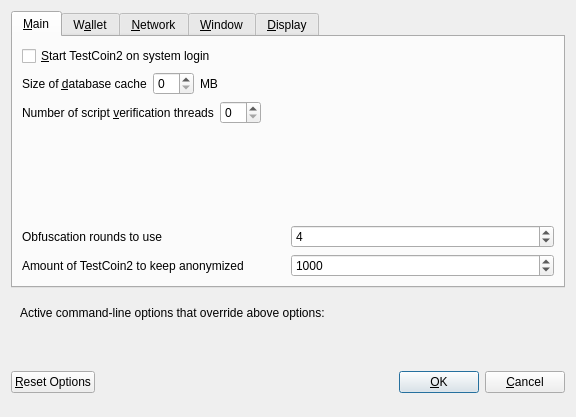
<?xml version="1.0" encoding="UTF-8"?>
<ui version="4.0">
 <class>OptionsDialog</class>
 <widget class="QDialog" name="OptionsDialog">
  <property name="geometry">
   <rect>
    <x>0</x>
    <y>0</y>
    <width>576</width>
    <height>417</height>
   </rect>
  </property>
  <property name="windowTitle">
   <string>Options</string>
  </property>
  <property name="modal">
   <bool>true</bool>
  </property>
  <layout class="QVBoxLayout" name="verticalLayout">
   <item>
    <widget class="QTabWidget" name="tabWidget">
     <property name="currentIndex">
      <number>0</number>
     </property>
     <widget class="QWidget" name="tabMain">
      <attribute name="title">
       <string>&amp;Main</string>
      </attribute>
      <layout class="QVBoxLayout" name="verticalLayout_Main">
       <item>
        <widget class="QCheckBox" name="bitcoinAtStartup">
         <property name="toolTip">
          <string>Automatically start TestCoin2 after logging in to the system.</string>
         </property>
         <property name="text">
          <string>&amp;Start TestCoin2 on system login</string>
         </property>
        </widget>
       </item>
       <item>
        <layout class="QHBoxLayout" name="horizontalLayout_2_Main">
         <item>
          <widget class="QLabel" name="databaseCacheLabel">
           <property name="text">
            <string>Size of &amp;database cache</string>
           </property>
           <property name="textFormat">
            <enum>Qt::PlainText</enum>
           </property>
           <property name="buddy">
            <cstring>databaseCache</cstring>
           </property>
          </widget>
         </item>
         <item>
          <widget class="QSpinBox" name="databaseCache"/>
         </item>
         <item>
          <widget class="QLabel" name="databaseCacheUnitLabel">
           <property name="text">
            <string>MB</string>
           </property>
           <property name="textFormat">
            <enum>Qt::PlainText</enum>
           </property>
          </widget>
         </item>
         <item>
          <spacer name="horizontalSpacer_2_Main">
           <property name="orientation">
            <enum>Qt::Horizontal</enum>
           </property>
           <property name="sizeHint" stdset="0">
            <size>
             <width>40</width>
             <height>20</height>
            </size>
           </property>
          </spacer>
         </item>
        </layout>
       </item>
       <item>
        <layout class="QHBoxLayout" name="horizontalLayout_3_Main">
         <item>
          <widget class="QLabel" name="threadsScriptVerifLabel">
           <property name="text">
            <string>Number of script &amp;verification threads</string>
           </property>
           <property name="textFormat">
            <enum>Qt::PlainText</enum>
           </property>
           <property name="buddy">
            <cstring>threadsScriptVerif</cstring>
           </property>
          </widget>
         </item>
         <item>
          <widget class="QSpinBox" name="threadsScriptVerif">
           <property name="toolTip">
            <string>(0 = auto, &lt;0 = leave that many cores free)</string>
           </property>
          </widget>
         </item>
         <item>
          <spacer name="horizontalSpacer_3_Main">
           <property name="orientation">
            <enum>Qt::Horizontal</enum>
           </property>
           <property name="sizeHint" stdset="0">
            <size>
             <width>40</width>
             <height>20</height>
            </size>
           </property>
          </spacer>
         </item>
        </layout>
       </item>
       <item>
        <spacer name="verticalSpacer_Main">
         <property name="orientation">
          <enum>Qt::Vertical</enum>
         </property>
         <property name="sizeHint" stdset="0">
          <size>
           <width>20</width>
           <height>40</height>
          </size>
         </property>
        </spacer>
       </item>
       <item>
        <layout class="QHBoxLayout" name="horizontalLayout_4_Main">
         <item>
          <widget class="QLabel" name="label">
           <property name="toolTip">
            <string>This setting determines the amount of individual masternodes that an input will be anonymized through.&lt;br/&gt;More rounds of anonymization gives a higher degree of privacy, but also costs more in fees.</string>
           </property>
           <property name="text">
            <string>Obfuscation rounds to use</string>
           </property>
          </widget>
         </item>
         <item>
          <widget class="QSpinBox" name="obfuscationRounds">
           <property name="minimum">
            <number>2</number>
           </property>
           <property name="maximum">
            <number>8</number>
           </property>
           <property name="value">
            <number>4</number>
           </property>
          </widget>
         </item>
        </layout>
       </item>
       <item>
        <layout class="QHBoxLayout" name="horizontalLayout">
         <item>
          <widget class="QLabel" name="label_2">
           <property name="toolTip">
            <string>This amount acts as a threshold to turn off Obfuscation once it's reached.</string>
           </property>
           <property name="statusTip">
            <string notr="true"/>
           </property>
           <property name="whatsThis">
            <string notr="true"/>
           </property>
           <property name="accessibleName">
            <string notr="true"/>
           </property>
           <property name="accessibleDescription">
            <string notr="true"/>
           </property>
           <property name="text">
            <string>Amount of TestCoin2 to keep anonymized</string>
           </property>
          </widget>
         </item>
         <item>
          <widget class="QSpinBox" name="anonymizeTestcoin2">
           <property name="minimum">
            <number>100</number>
           </property>
           <property name="maximum">
            <number>100000</number>
           </property>
           <property name="singleStep">
            <number>100</number>
           </property>
           <property name="value">
            <number>1000</number>
           </property>
          </widget>
         </item>
        </layout>
       </item>
      </layout>
     </widget>
     <widget class="QWidget" name="tabWallet">
      <attribute name="title">
       <string>W&amp;allet</string>
      </attribute>
      <layout class="QVBoxLayout" name="verticalLayout_Wallet">
       <item>
        <widget class="QGroupBox" name="groupBox">
         <property name="title">
          <string>Expert</string>
         </property>
         <layout class="QVBoxLayout" name="verticalLayout_2">
          <item>
           <widget class="QCheckBox" name="coinControlFeatures">
            <property name="toolTip">
             <string>Whether to show coin control features or not.</string>
            </property>
            <property name="text">
             <string>Enable coin &amp;control features</string>
            </property>
           </widget>
          </item>
          <item>
           <widget class="QCheckBox" name="showMasternodesTab">
            <property name="toolTip">
             <string>Show additional tab listing all your masternodes in first sub-tab&lt;br/&gt;and all masternodes on the network in second sub-tab.</string>
            </property>
            <property name="text">
             <string>Show Masternodes Tab</string>
            </property>
           </widget>
          </item>
          <item>
           <widget class="QCheckBox" name="spendZeroConfChange">
            <property name="toolTip">
             <string>If you disable the spending of unconfirmed change, the change from a transaction&lt;br/&gt;cannot be used until that transaction has at least one confirmation.&lt;br/&gt;This also affects how your balance is computed.</string>
            </property>
            <property name="text">
             <string>&amp;Spend unconfirmed change</string>
            </property>
           </widget>
          </item>
         </layout>
        </widget>
       </item>
       <item>
        <spacer name="verticalSpacer_Wallet">
         <property name="orientation">
          <enum>Qt::Vertical</enum>
         </property>
         <property name="sizeHint" stdset="0">
          <size>
           <width>20</width>
           <height>40</height>
          </size>
         </property>
        </spacer>
       </item>
      </layout>
     </widget>
     <widget class="QWidget" name="tabNetwork">
      <attribute name="title">
       <string>&amp;Network</string>
      </attribute>
      <layout class="QVBoxLayout" name="verticalLayout_Network">
       <item>
        <widget class="QCheckBox" name="mapPortUpnp">
         <property name="toolTip">
          <string>Automatically open the TestCoin2 client port on the router. This only works when your router supports UPnP and it is enabled.</string>
         </property>
         <property name="text">
          <string>Map port using &amp;UPnP</string>
         </property>
        </widget>
       </item>
       <item>
        <widget class="QCheckBox" name="allowIncoming">
         <property name="toolTip">
          <string>Accept connections from outside</string>
         </property>
         <property name="text">
          <string>Allow incoming connections</string>
         </property>
        </widget>
       </item>
       <item>
        <widget class="QCheckBox" name="connectSocks">
         <property name="toolTip">
          <string>Connect to the TestCoin2 network through a SOCKS5 proxy.</string>
         </property>
         <property name="text">
          <string>&amp;Connect through SOCKS5 proxy (default proxy):</string>
         </property>
        </widget>
       </item>
       <item>
        <layout class="QHBoxLayout" name="horizontalLayout_1_Network">
         <item>
          <widget class="QLabel" name="proxyIpLabel">
           <property name="text">
            <string>Proxy &amp;IP:</string>
           </property>
           <property name="textFormat">
            <enum>Qt::PlainText</enum>
           </property>
           <property name="buddy">
            <cstring>proxyIp</cstring>
           </property>
          </widget>
         </item>
         <item>
          <widget class="QValidatedLineEdit" name="proxyIp">
           <property name="minimumSize">
            <size>
             <width>140</width>
             <height>0</height>
            </size>
           </property>
           <property name="maximumSize">
            <size>
             <width>140</width>
             <height>16777215</height>
            </size>
           </property>
           <property name="toolTip">
            <string>IP address of the proxy (e.g. IPv4: 127.0.0.1 / IPv6: ::1)</string>
           </property>
          </widget>
         </item>
         <item>
          <widget class="QLabel" name="proxyPortLabel">
           <property name="text">
            <string>&amp;Port:</string>
           </property>
           <property name="textFormat">
            <enum>Qt::PlainText</enum>
           </property>
           <property name="buddy">
            <cstring>proxyPort</cstring>
           </property>
          </widget>
         </item>
         <item>
          <widget class="QLineEdit" name="proxyPort">
           <property name="minimumSize">
            <size>
             <width>55</width>
             <height>0</height>
            </size>
           </property>
           <property name="maximumSize">
            <size>
             <width>55</width>
             <height>16777215</height>
            </size>
           </property>
           <property name="toolTip">
            <string>Port of the proxy (e.g. 9050)</string>
           </property>
          </widget>
         </item>
         <item>
          <spacer name="horizontalSpacer_1_Network">
           <property name="orientation">
            <enum>Qt::Horizontal</enum>
           </property>
           <property name="sizeHint" stdset="0">
            <size>
             <width>40</width>
             <height>20</height>
            </size>
           </property>
          </spacer>
         </item>
        </layout>
       </item>
       <item>
        <spacer name="verticalSpacer_Network">
         <property name="orientation">
          <enum>Qt::Vertical</enum>
         </property>
         <property name="sizeHint" stdset="0">
          <size>
           <width>20</width>
           <height>40</height>
          </size>
         </property>
        </spacer>
       </item>
      </layout>
     </widget>
     <widget class="QWidget" name="tabWindow">
      <attribute name="title">
       <string>&amp;Window</string>
      </attribute>
      <layout class="QVBoxLayout" name="verticalLayout_Window">
       <item>
        <widget class="QCheckBox" name="minimizeToTray">
         <property name="toolTip">
          <string>Show only a tray icon after minimizing the window.</string>
         </property>
         <property name="text">
          <string>&amp;Minimize to the tray instead of the taskbar</string>
         </property>
        </widget>
       </item>
       <item>
        <widget class="QCheckBox" name="minimizeOnClose">
         <property name="toolTip">
          <string>Minimize instead of exit the application when the window is closed. When this option is enabled, the application will be closed only after selecting Quit in the menu.</string>
         </property>
         <property name="text">
          <string>M&amp;inimize on close</string>
         </property>
        </widget>
       </item>
       <item>
        <spacer name="verticalSpacer_Window">
         <property name="orientation">
          <enum>Qt::Vertical</enum>
         </property>
         <property name="sizeHint" stdset="0">
          <size>
           <width>20</width>
           <height>40</height>
          </size>
         </property>
        </spacer>
       </item>
      </layout>
     </widget>
     <widget class="QWidget" name="tabDisplay">
      <attribute name="title">
       <string>&amp;Display</string>
      </attribute>
      <layout class="QVBoxLayout" name="verticalLayout_Display">
       <item>
        <layout class="QHBoxLayout" name="horizontalLayout_1_Display">
         <item>
          <widget class="QLabel" name="langLabel">
           <property name="text">
            <string>User Interface &amp;language:</string>
           </property>
           <property name="textFormat">
            <enum>Qt::PlainText</enum>
           </property>
           <property name="buddy">
            <cstring>lang</cstring>
           </property>
          </widget>
         </item>
         <item>
          <widget class="QValueComboBox" name="lang">
           <property name="toolTip">
            <string>The user interface language can be set here. This setting will take effect after restarting TestCoin2.</string>
           </property>
          </widget>
         </item>
        </layout>
       </item>
       <item>
        <widget class="QLabel" name="label_3">
         <property name="toolTip">
          <string notr="true"/>
         </property>
         <property name="statusTip">
          <string notr="true"/>
         </property>
         <property name="whatsThis">
          <string notr="true"/>
         </property>
         <property name="accessibleName">
          <string notr="true"/>
         </property>
         <property name="text">
          <string>Language missing or translation incomplete? Help contributing translations here:
https://www.transifex.com/testcoin2-project/testcoin2-project-translations</string>
         </property>
         <property name="wordWrap">
          <bool>true</bool>
         </property>
         <property name="openExternalLinks">
          <bool>true</bool>
         </property>
         <property name="textInteractionFlags">
          <set>Qt::TextBrowserInteraction</set>
         </property>
        </widget>
       </item>
       <item>
        <layout class="QHBoxLayout" name="horizontalLayout_4_Display" stretch="0,0">
         <item>
          <widget class="QLabel" name="themeLabel">
           <property name="text">
            <string>User Interface Theme:</string>
           </property>
          </widget>
         </item>
         <item>
          <widget class="QValueComboBox" name="theme"/>
         </item>
        </layout>
       </item>
       <item>
        <widget class="Line" name="line">
         <property name="orientation">
          <enum>Qt::Horizontal</enum>
         </property>
        </widget>
       </item>
       <item>
        <layout class="QHBoxLayout" name="horizontalLayout_2_Display">
         <item>
          <widget class="QLabel" name="unitLabel">
           <property name="text">
            <string>&amp;Unit to show amounts in:</string>
           </property>
           <property name="textFormat">
            <enum>Qt::PlainText</enum>
           </property>
           <property name="buddy">
            <cstring>unit</cstring>
           </property>
          </widget>
         </item>
         <item>
          <widget class="QValueComboBox" name="unit">
           <property name="toolTip">
            <string>Choose the default subdivision unit to show in the interface and when sending coins.</string>
           </property>
          </widget>
         </item>
        </layout>
       </item>
       <item>
        <layout class="QHBoxLayout" name="horizontalLayout_5_Display">
         <item>
          <widget class="QLabel" name="digitsLabel">
           <property name="text">
            <string>Decimal digits</string>
           </property>
          </widget>
         </item>
         <item>
          <widget class="QValueComboBox" name="digits"/>
         </item>
        </layout>
       </item>
       <item>
        <layout class="QHBoxLayout" name="horizontalLayout_3_Display">
         <item>
          <widget class="QLabel" name="thirdPartyTxUrlsLabel">
           <property name="toolTip">
            <string>Third party URLs (e.g. a block explorer) that appear in the transactions tab as context menu items. %s in the URL is replaced by transaction hash. Multiple URLs are separated by vertical bar |.</string>
           </property>
           <property name="text">
            <string>Third party transaction URLs</string>
           </property>
           <property name="buddy">
            <cstring>thirdPartyTxUrls</cstring>
           </property>
          </widget>
         </item>
         <item>
          <widget class="QLineEdit" name="thirdPartyTxUrls">
           <property name="toolTip">
            <string>Third party URLs (e.g. a block explorer) that appear in the transactions tab as context menu items. %s in the URL is replaced by transaction hash. Multiple URLs are separated by vertical bar |.</string>
           </property>
          </widget>
         </item>
        </layout>
       </item>
       <item>
        <spacer name="verticalSpacer">
         <property name="orientation">
          <enum>Qt::Vertical</enum>
         </property>
         <property name="sizeHint" stdset="0">
          <size>
           <width>20</width>
           <height>40</height>
          </size>
         </property>
        </spacer>
       </item>
      </layout>
     </widget>
    </widget>
   </item>
   <item>
    <widget class="QFrame" name="frame">
     <layout class="QVBoxLayout" name="verticalLayout_Bottom">
      <item>
       <layout class="QHBoxLayout" name="horizontalLayout_Bottom">
        <item>
         <widget class="QLabel" name="overriddenByCommandLineInfoLabel">
          <property name="text">
           <string>Active command-line options that override above options:</string>
          </property>
          <property name="textFormat">
           <enum>Qt::PlainText</enum>
          </property>
         </widget>
        </item>
        <item>
         <spacer name="horizontalSpacer_Bottom">
          <property name="orientation">
           <enum>Qt::Horizontal</enum>
          </property>
          <property name="sizeHint" stdset="0">
           <size>
            <width>40</width>
            <height>20</height>
           </size>
          </property>
         </spacer>
        </item>
       </layout>
      </item>
      <item>
       <widget class="QLabel" name="overriddenByCommandLineLabel">
        <property name="text">
         <string/>
        </property>
        <property name="textFormat">
         <enum>Qt::PlainText</enum>
        </property>
        <property name="wordWrap">
         <bool>true</bool>
        </property>
       </widget>
      </item>
     </layout>
    </widget>
   </item>
   <item>
    <layout class="QHBoxLayout" name="horizontalLayout_Buttons">
     <item>
      <widget class="QPushButton" name="resetButton">
       <property name="toolTip">
        <string>Reset all client options to default.</string>
       </property>
       <property name="text">
        <string>&amp;Reset Options</string>
       </property>
       <property name="autoDefault">
        <bool>false</bool>
       </property>
      </widget>
     </item>
     <item>
      <spacer name="horizontalSpacer_1">
       <property name="orientation">
        <enum>Qt::Horizontal</enum>
       </property>
       <property name="sizeHint" stdset="0">
        <size>
         <width>40</width>
         <height>48</height>
        </size>
       </property>
      </spacer>
     </item>
     <item>
      <widget class="QLabel" name="statusLabel">
       <property name="minimumSize">
        <size>
         <width>200</width>
         <height>0</height>
        </size>
       </property>
       <property name="font">
        <font>
         <weight>75</weight>
         <bold>true</bold>
        </font>
       </property>
       <property name="text">
        <string/>
       </property>
       <property name="textFormat">
        <enum>Qt::PlainText</enum>
       </property>
       <property name="wordWrap">
        <bool>true</bool>
       </property>
      </widget>
     </item>
     <item>
      <spacer name="horizontalSpacer_2">
       <property name="orientation">
        <enum>Qt::Horizontal</enum>
       </property>
       <property name="sizeHint" stdset="0">
        <size>
         <width>40</width>
         <height>48</height>
        </size>
       </property>
      </spacer>
     </item>
     <item>
      <widget class="QPushButton" name="okButton">
       <property name="text">
        <string>&amp;OK</string>
       </property>
       <property name="autoDefault">
        <bool>false</bool>
       </property>
       <property name="default">
        <bool>true</bool>
       </property>
      </widget>
     </item>
     <item>
      <widget class="QPushButton" name="cancelButton">
       <property name="text">
        <string>&amp;Cancel</string>
       </property>
       <property name="autoDefault">
        <bool>false</bool>
       </property>
      </widget>
     </item>
    </layout>
   </item>
  </layout>
 </widget>
 <customwidgets>
  <customwidget>
   <class>QValidatedLineEdit</class>
   <extends>QLineEdit</extends>
   <header>qvalidatedlineedit.h</header>
  </customwidget>
  <customwidget>
   <class>QValueComboBox</class>
   <extends>QComboBox</extends>
   <header>qvaluecombobox.h</header>
  </customwidget>
 </customwidgets>
 <resources/>
 <connections/>
</ui>
